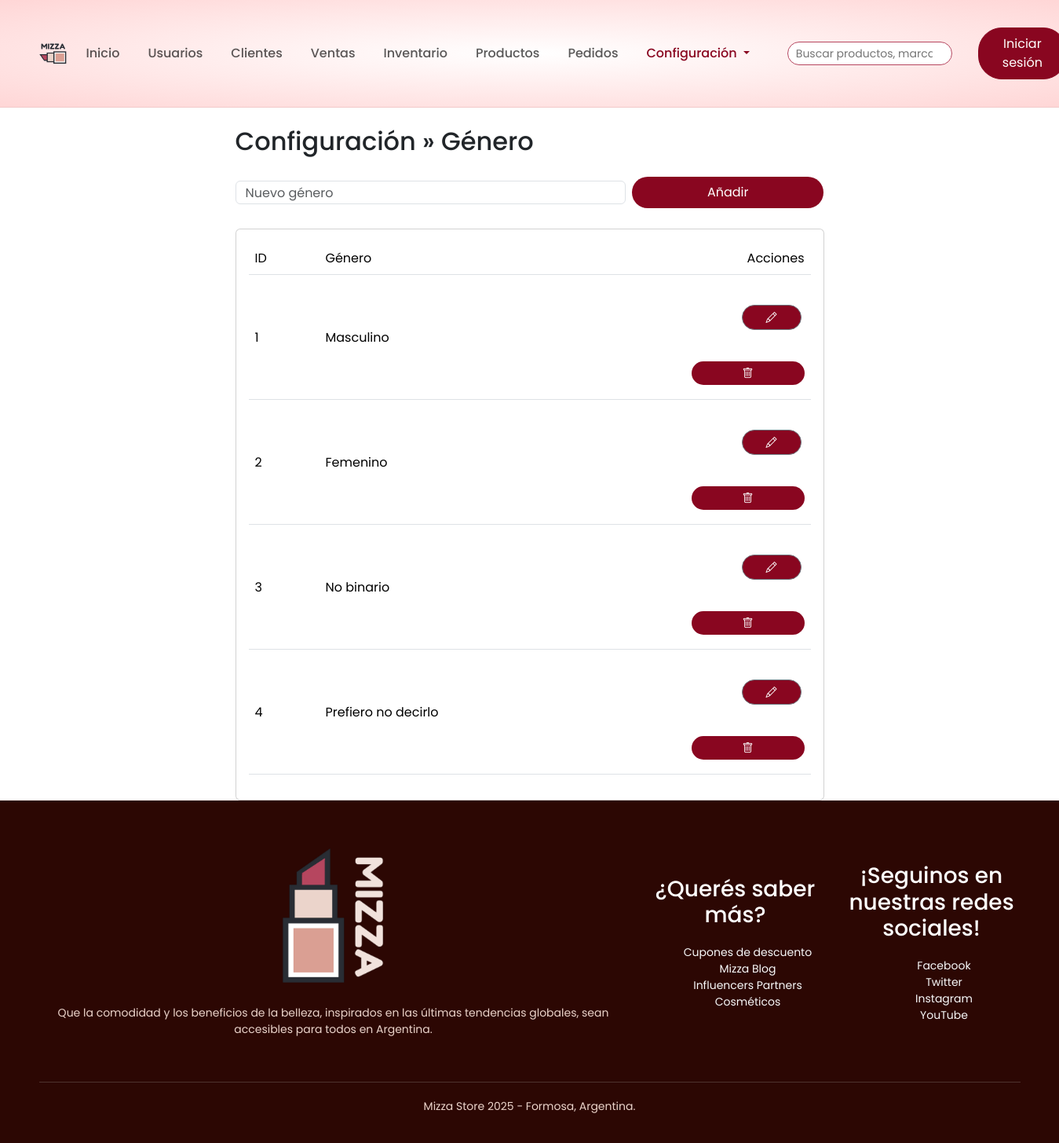
The page /index.php?controller=config&action=genero on the database its author committed.
### tables this page shows
CREATE TABLE genero (
id_genero INT PRIMARY KEY AUTO_INCREMENT,
nombre_genero VARCHAR(50) NOT NULL UNIQUE
);

### controllers/ConfigController.php (called while the page is built, shortened)
<?php
class ConfigController
{
    public function genero(): void
    {
        require_once __DIR__ . '/../models/Genero.php';
        $model = new Genero();
        $items = $model->all();
        require __DIR__ . '/../views/configuracion/genero.php';
    }
}

### config/database.php (called while the page is built, shortened)
<?php
function getPDO() : PDO {
    $host = 'localhost';
    $db_name   = 'mizzastore';
    $user = 'root';
    $pass = '';
    $dsn  = "mysql:host=$host;dbname=$db_name;charset=utf8mb4";
    $pdo = new PDO($dsn, $user, $pass, [
        PDO::ATTR_ERRMODE            => PDO::ERRMODE_EXCEPTION,
        PDO::ATTR_DEFAULT_FETCH_MODE => PDO::FETCH_ASSOC,
    ]);
    return $pdo;
}

### models/Genero.php (called while the page is built, shortened)
<?php
require_once __DIR__ . '/../config/database.php';
class Genero
{
    private PDO $pdo;
    public function __construct()
    {
        $this->pdo = getPDO();
    }
    public function all(): array
    {
        $sql = "SELECT " . self::ID_COL . " AS id_genero,
                       " . self::NAME   . " AS nombre_genero
                FROM " . self::TABLE . "
                ORDER BY " . self::ID_COL . " ASC";
        return $this->pdo->query($sql)->fetchAll();
    }
}

### views/configuracion/genero.php (the view, shortened to what this page needs)
<?php require __DIR__ . '/../layout/navbar.php'; ?>
<div class="container" style="max-width:800px;">
  <h2 class="mt-4 mb-3">Configuración » Género</h2>
  <form action="index.php?controller=config&action=genero_store" method="POST" class="row g-2 mb-3">
    <div class="col-md-8">
      <input class="form-control" name="nombre_genero" placeholder="Nuevo género" required>
    </div>
    <div class="col-md-4 d-grid">
      <button class="btn btn-primary">Añadir</button>
    </div>
  </form>
  <div class="card">
    <div class="card-body">
      <div class="table-responsive">
        <table class="table table-hover align-middle">
          <thead>
            <tr>
              <th style="width:90px;">ID</th>
              <th>Género</th>
              <th class="text-end" style="width:160px;">Acciones</th>
            </tr>
          </thead>
          <tbody>
          <?php foreach ($items as $it): ?>
            <tr>
              <td><?= (int)$it['id_genero'] ?></td>
              <td><?= htmlspecialchars($it['nombre_genero']) ?></td>
              <td class="text-end">
                <button class="btn btn-sm btn-outline-secondary me-1"
                        onclick="editarGenero(
                          <?= (int)$it['id_genero'] ?>,
                          '<?= htmlspecialchars($it['nombre_genero'], ENT_QUOTES) ?>'
                        )">
                  <i class="bi bi-pencil"></i>
                </button>
                <form action="index.php?controller=config&action=genero_delete" method="POST"
                      class="d-inline" onsubmit="return confirmarBorrar(this)">
                  <button class="btn btn-sm btn-outline-danger"><i class="bi bi-trash"></i></button>
                </form>
              </td>
            </tr>
          <?php endforeach; ?>
          </tbody>
        </table>
      </div>
    </div>
  </div>
</div>
<?php require __DIR__ . '/../layout/footer.php'; ?>

### assets/css/style.css (style rules this page uses)
* { margin: 0; padding: 0; box-sizing: border-box; }
body { font-family: 'Poppins', sans-serif; }
.container { max-width: 1300px; margin: auto; padding-left: 25px; padding-right: 25px; }
.row { display: flex; align-items: center; flex-wrap: wrap; justify-content: space-around; }
.btn { display: inline-block; background: #890620; color: #fff; padding: 8px 30px; margin: 30px 0; border-radius: 30px; transition: background 0.5s; }
form input { width: 100%; height: 30px; margin: 10px 0; padding: 0 10px; border: 1px solid #ccc; }
form .btn { width: 100%; border: none; cursor: pointer; margin: 10px 0; }
table { width: 100%; border-collapse: collapse; }
th { text-align: left; padding: 5px; color: #fff; background: #890620; font-weight: normal; }
td { padding: 10px 5px; }
td:last-child { text-align: right; }
th:last-child { text-align: right; }

### rows shown on the page
genero: id_genero "1", nombre_genero "Masculino"
genero: id_genero "2", nombre_genero "Femenino"
genero: id_genero "3", nombre_genero "No binario"
genero: id_genero "4", nombre_genero "Prefiero no decirlo"
